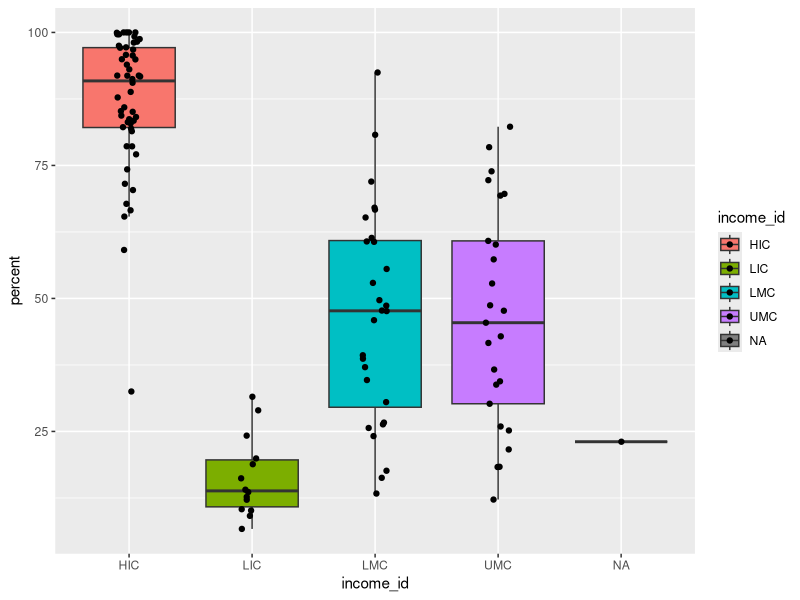
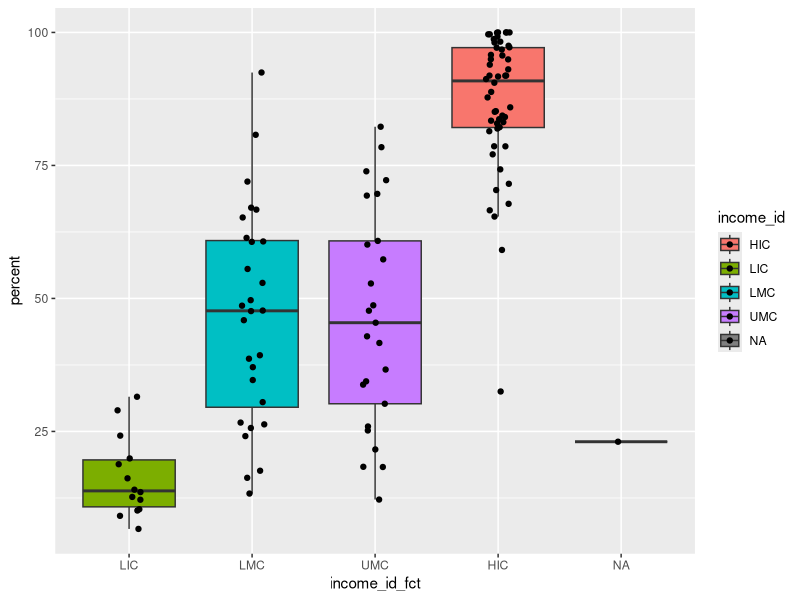

R code for these plots, in order:
## ---- chunk 1

library(dplyr)
library(skimr)
library(ggplot2)
library(readr)

## ---- chunk 2

sanitation <- read_csv(here::here("wk-03/data/jmp-washdata-indicators-safely-managed-sml.csv"))

## ---- chunk 3

glimpse(sanitation)
sanitation

## ---- chunk 4

sanitation |> 
  filter(residence == "national")

sanitation |> 
  filter(residence == "national", iso3 == "SEN") 

sanitation |> 
  filter(iso3 == "GHA" | iso3 == "KEN" | iso3 == "TUR" | iso3 == "NPL")

sanitation |> 
  filter(iso3 %in% c("GHA", "KEN", "TUR", "NPL"))

sanitation |> 
  filter(residence != "national")

sanitation |> 
  filter(percent > 80)

sanitation |> 
  filter(percent < 5)

## ---- chunk 5

sanitation_national_2020 <- sanitation |> 
  filter(residence == "national", year == 2020)

## ---- chunk 6

sanitation_national_2020 |> 
  arrange(percent)

sanitation_national_2020 |> 
  arrange(desc(percent))

## ---- chunk 7

sanitation_national_2020 |> 
  select(name, iso3, percent, pop)

sanitation_national_2020 |> 
  select(name:percent, -year)

sanitation_national_2020 |> 
  select(name:percent, -year, starts_with("p"))

## ---- chunk 8

sanitation_national_2020 |> 
  rename(country_name = name)

## ---- chunk 9

sanitation_national_2020 |> 
  relocate(income_id)

sanitation_national_2020 |> 
  relocate(income_id, .after = year)

sanitation_national_2020 |> 
  relocate(income_id, .before = percent)

sanitation_national_2020 |> 
  relocate(residence:income_id, .before = percent)

## ---- chunk 10

sanitation_national_2020 %>% 
  mutate(people_access = pop * percent / 100) 

## ---- chunk 11


ggplot(data = sanitation_national_2020,
       mapping = aes(x = income_id, 
                     y = percent, 
                     fill = income_id)) +
  geom_boxplot(outlier.shape = NA) +
  geom_jitter(width = 0.1)


# What is with the order?

income_levels <- c("LIC", "LMC", "UMC", "HIC")

sanitation_national_2020_fct <- sanitation_national_2020 |> 
  mutate(income_id_fct = factor(income_id, levels = income_levels))

ggplot(data = sanitation_national_2020_fct,
       mapping = aes(x = income_id_fct, 
                     y = percent, 
                     fill = income_id)) +
  geom_boxplot(outlier.shape = NA) +
  geom_jitter(width = 0.1)


## ---- chunk 12

# How does summarise work

sanitation_national_2020_fct %>% 
  summarise()

sanitation_national_2020_fct |> 
  summarise(percent = mean(percent, na.rm = TRUE),
            count = n())


sanitation_national_2020_fct |> 
  filter(!is.na(percent)) |> 
  summarise(percent = mean(percent),
            count = n())

# Summarise works well with group_by (frequency tables)

sanitation_national_2020_fct |> 
  group_by(region) |> 
  summarise(
    count = n()
  )

## Shortcut

sanitation_national_2020_fct |> 
  count(region)

## Factor order

sanitation_national_2020_fct |> 
  count(income_id_fct)


## Table grouped by two variables

sanitation_national_2020_fct |>
  tidyr::drop_na() |> 
  group_by(income_id_fct) |> 
  summarise(count = n(),
            mean = mean(percent),
            sd = sd(percent),
            median = median(percent)) 

